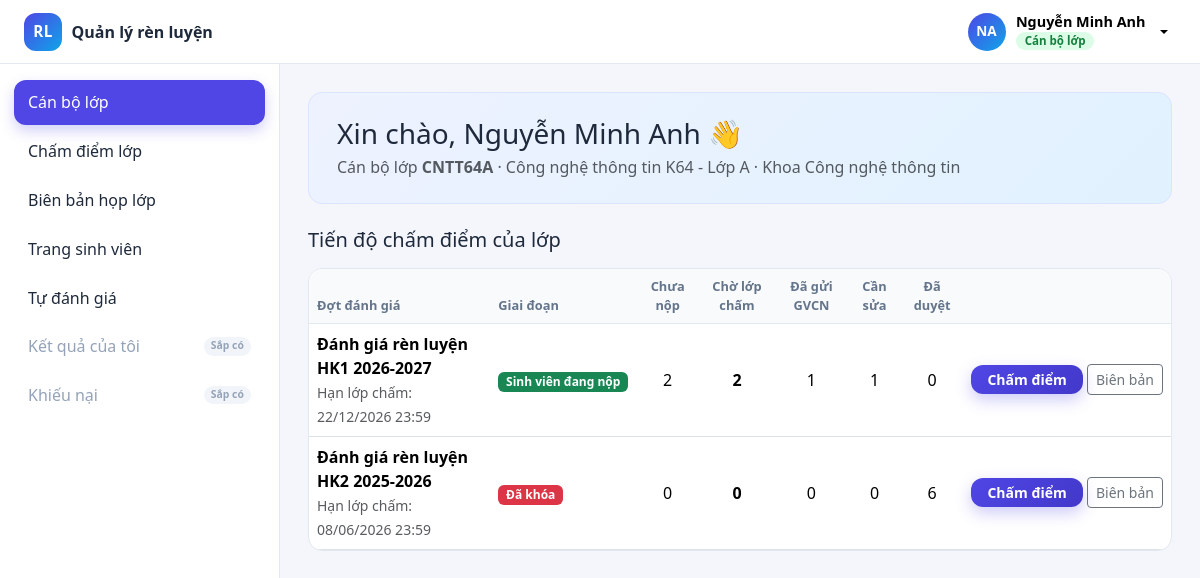
Screenshot of /class/dashboard (signed in) with the database file from the repository.
### tables this page shows
CREATE TABLE classes (
    id         INT UNSIGNED NOT NULL AUTO_INCREMENT,
    code       VARCHAR(30)  NOT NULL COMMENT 'Mã lớp',
    name       VARCHAR(150) NOT NULL,
    faculty_id INT UNSIGNED NOT NULL,
    cohort     VARCHAR(20)  NOT NULL COMMENT 'Khóa, ví dụ K64 (lọc thống kê theo khóa)',
    advisor_id INT UNSIGNED NULL COMMENT 'GVCN / cố vấn học tập (users, vai trò advisor)',
    monitor_id INT UNSIGNED NULL COMMENT 'Cán bộ lớp (students) - FK thêm ở cuối file',
    created_at TIMESTAMP    NOT NULL DEFAULT CURRENT_TIMESTAMP,
    updated_at TIMESTAMP    NOT NULL DEFAULT CURRENT_TIMESTAMP ON UPDATE CURRENT_TIMESTAMP,
    PRIMARY KEY (id),
    UNIQUE KEY uq_classes_code (code),
    KEY idx_classes_faculty (faculty_id),
    KEY idx_classes_cohort (cohort),
    KEY idx_classes_advisor (advisor_id),
    CONSTRAINT fk_classes_faculty FOREIGN KEY (faculty_id) REFERENCES faculties (id)
        ON UPDATE CASCADE ON DELETE RESTRICT,
    CONSTRAINT fk_classes_advisor FOREIGN KEY (advisor_id) REFERENCES users (id)
        ON UPDATE CASCADE ON DELETE SET NULL
);

CREATE TABLE faculties (
    id         INT UNSIGNED NOT NULL AUTO_INCREMENT,
    code       VARCHAR(20)  NOT NULL,
    name       VARCHAR(150) NOT NULL,
    created_at TIMESTAMP    NOT NULL DEFAULT CURRENT_TIMESTAMP,
    PRIMARY KEY (id),
    UNIQUE KEY uq_faculties_code (code)
);

CREATE TABLE evaluation_periods (
    id             INT UNSIGNED NOT NULL AUTO_INCREMENT,
    name           VARCHAR(150) NOT NULL,
    semester_id    INT UNSIGNED NOT NULL,
    framework_id   INT UNSIGNED NOT NULL COMMENT 'Khung điểm áp dụng cho đợt này',
    start_at       DATETIME     NOT NULL COMMENT 'Mốc 1: bắt đầu đợt',
    student_end_at DATETIME     NOT NULL COMMENT 'Mốc 2: hạn sinh viên nộp',
    class_end_at   DATETIME     NOT NULL COMMENT 'Mốc 3: hạn lớp chấm',
    advisor_end_at DATETIME     NOT NULL COMMENT 'Mốc 4: hạn GVCN duyệt',
    status         ENUM('open','locked') NOT NULL DEFAULT 'open',
    locked_at      DATETIME     NULL,
    note           VARCHAR(500) NULL,
    created_by     INT UNSIGNED NULL,
    created_at     TIMESTAMP    NOT NULL DEFAULT CURRENT_TIMESTAMP,
    updated_at     TIMESTAMP    NOT NULL DEFAULT CURRENT_TIMESTAMP ON UPDATE CURRENT_TIMESTAMP,
    PRIMARY KEY (id),
    KEY idx_periods_semester (semester_id),
    KEY idx_periods_framework (framework_id),
    KEY idx_periods_status_end (status, advisor_end_at),
    CONSTRAINT fk_periods_semester FOREIGN KEY (semester_id) REFERENCES semesters (id)
        ON UPDATE CASCADE ON DELETE RESTRICT,
    CONSTRAINT fk_periods_framework FOREIGN KEY (framework_id) REFERENCES criteria_frameworks (id)
        ON UPDATE CASCADE ON DELETE RESTRICT,
    CONSTRAINT fk_periods_creator FOREIGN KEY (created_by) REFERENCES users (id)
        ON UPDATE CASCADE ON DELETE SET NULL
);

### helpers/view.php (called while the page is built, shortened)
<?php
function e($value)
{
    return htmlspecialchars((string) $value, ENT_QUOTES | ENT_SUBSTITUTE, 'UTF-8');
}
function base_path()
{
    $dir = rtrim(str_replace('\\', '/', dirname($_SERVER['SCRIPT_NAME'] ?? '')), '/');
    return $dir;
}
function url($path = '')
{
    return base_path() . '/' . ltrim($path, '/');
}
function render_view($__file, $__data = [], $bare = false)
{
    extract($__data, EXTR_SKIP);
    require BASE_PATH . '/views/layouts/header.php';
    require BASE_PATH . '/views/' . $__file . '.php';
    require BASE_PATH . '/views/layouts/footer.php';
}

### core/Controller.php (called while the page is built, shortened)
<?php
class Controller
{
    protected function render($file, $data = [], $bare = false)
    {
        render_view($file, $data, $bare);
    }
    protected function requireLogin()
    {
        return Auth::user();
    }
    protected function requireRole($roles)
    {
        $user = $this->requireLogin();
        return $user;
    }
}

### controllers/ClassController.php (called while the page is built, shortened)
<?php
class ClassController extends Controller
{
    public function dashboard()
    {
        [$user, $student, $class] = $this->mine();
        $rows = [];
        foreach (Period::started() as $p) {
            $p['phase'] = Period::phase($p);
            $rows[] = ['period' => $p, 'summary' => Review::summary(Review::students($class['id'], $p['id']))];
        }
        $this->render('class/dashboard', ['pageTitle' => 'Khu vực cán bộ lớp', 'class' => $class, 'rows' => $rows]);
    }
    private function mine()
    {
        $user = $this->requireRole([ROLE_MONITOR]);
        $student = Student::findByUserId($user['id']);
        $class = $student ? Classroom::find($student['class_id']) : null;
        return [$user, $student, $class];
    }
}

### core/Router.php (called while the page is built, shortened)
<?php
class Router
{
    public static function path()
    {
        return trim($_GET['url'] ?? '', '/');
    }
    public static function dispatch()
    {
        $path = self::path();
        $parts = explode('/', $path);
        $method = lcfirst(self::studly($parts[1] ?? 'index'));
        $args   = array_slice($parts, 2);
        $controller = new $class();
        $controller->$method(...$args);
    }
    private static function studly($s)
    {
        return str_replace(' ', '', ucwords(str_replace('-', ' ', $s)));
    }
}

### public/index.php (called while the page is built)
<?php
require __DIR__ . '/../core/bootstrap.php';
Router::dispatch();

### core/Auth.php (called while the page is built, shortened)
<?php
class Auth
{
    public static function check()
    {
        return isset($_SESSION['user']);
    }
    public static function user()
    {
        return $_SESSION['user'] ?? null;
    }
}

### core/Database.php (called while the page is built)
<?php
class Database
{
    private static $pdo = null;
    public static function pdo()
    {
        if (self::$pdo === null) {
            $c = require BASE_PATH . '/config/database.php';
            $dsn = "mysql:host={$c['host']};port={$c['port']};dbname={$c['name']};charset=utf8mb4";
            self::$pdo = new PDO($dsn, $c['user'], $c['pass'], [
                PDO::ATTR_ERRMODE            => PDO::ERRMODE_EXCEPTION,
                PDO::ATTR_DEFAULT_FETCH_MODE => PDO::FETCH_ASSOC,
                PDO::ATTR_EMULATE_PREPARES   => false,
            ]);
        }
        return self::$pdo;
    }
}

### core/Model.php (called while the page is built, shortened)
<?php
class Model
{
    protected static function all($sql, $params = [])
    {
        $st = Database::pdo()->prepare($sql);
        $st->execute($params);
        return $st->fetchAll();
    }
    protected static function one($sql, $params = [])
    {
        $st = Database::pdo()->prepare($sql);
        $st->execute($params);
        $row = $st->fetch();
        return $row ?: null;
    }
}

### models/Classroom.php (called while the page is built, shortened)
<?php
class Classroom extends Model
{
    public static function find($id)
    {
        return self::one(
            'SELECT c.*, f.name AS faculty_name FROM classes c JOIN faculties f ON f.id = c.faculty_id WHERE c.id = ?',
            [$id]
        );
    }
}

### core/bootstrap.php (called while the page is built, shortened)
<?php
require BASE_PATH . '/helpers/view.php';
require BASE_PATH . '/helpers/format.php';
spl_autoload_register(function ($class) {
    foreach (['core', 'controllers', 'models'] as $dir) {
        $file = BASE_PATH . "/$dir/$class.php";
        if (is_file($file)) {
            return;
        }
    }
});

### config/database.php (called while the page is built)
<?php
return [
    'host' => '127.0.0.1',
    'port' => 3333,
    'name' => 'ql_ren_luyen',
    'user' => 'root',
    'pass' => '',
];

### models/Student.php (called while the page is built)
<?php
class Student extends Model
{
    public static function findByUserId($userId)
    {
        return self::one(
            'SELECT s.*, c.code AS class_code, c.cohort, f.name AS faculty_name
               FROM students s
               JOIN classes c   ON c.id = s.class_id
               JOIN faculties f ON f.id = c.faculty_id
              WHERE s.user_id = ?',
            [$userId]
        );
    }
}

### models/Period.php (called while the page is built, shortened)
<?php
class Period extends Model
{
    public static function started()
    {
        return self::all(self::SELECT . ' WHERE p.start_at <= ? ORDER BY p.start_at DESC, p.id DESC', [now_str()]);
    }
    public static function phase($p)
    {
        $now = now_str();
        if ($p['status'] === PERIOD_LOCKED) return 'locked';
        if ($now <= $p['student_end_at'])   return 'student';
        return 'ended';
    }
}

### models/Review.php (called while the page is built, shortened)
<?php
class Review extends Model
{
    public static function students($classId, $periodId)
    {
        return self::all(
            'SELECT s.id AS student_id, s.student_code, u.full_name, e.id AS evaluation_id, e.status, e.self_total,
                    e.class_total, e.advisor_total, e.final_total, e.rating, e.submitted_at
               FROM students s
               JOIN users u ON u.id = s.user_id
               LEFT JOIN evaluations e ON e.student_id = s.id AND e.period_id = ?
              WHERE s.class_id = ? AND s.status = ? ORDER BY s.student_code',
            [$periodId, $classId, 'studying']
        );
    }
    public static function summary($list)
    {
        $s = ['total' => count($list), 'not_started' => 0, 'draft' => 0, 'submitted' => 0,
              'class_graded' => 0, 'need_edit' => 0, 'approved' => 0];
        foreach ($list as $r) {
            if ($r['status'] === null)                     $s['not_started']++;
            elseif ($r['status'] === EVAL_DRAFT)           $s['draft']++;
            elseif ($r['status'] === EVAL_SUBMITTED)       $s['submitted']++;
            elseif ($r['status'] === EVAL_CLASS_GRADED)    $s['class_graded']++;
            elseif ($r['status'] === EVAL_NEED_EDIT)       $s['need_edit']++;
            else                                           $s['approved']++;
        }
        return $s;
    }
}

### views/class/dashboard.php (the view)
<section class="welcome-card">
    <h1 class="h3 mb-1">Xin chào, <?= e(Auth::user()['full_name']) ?> 👋</h1>
    <p class="mb-0 text-muted">Cán bộ lớp <strong><?= e($class['code']) ?></strong> · <?= e($class['name']) ?> · <?= e($class['faculty_name']) ?></p>
</section>
<h2 class="h5 mt-4 mb-3">Tiến độ chấm điểm của lớp</h2>
<?php if (!$rows): ?>
    <div class="alert alert-info">Chưa có đợt đánh giá nào.</div>
<?php else: ?>
    <div class="table-card">
        <table class="table align-middle mb-0">
            <thead>
            <tr><th>Đợt đánh giá</th><th>Giai đoạn</th><th class="text-center">Chưa nộp</th><th class="text-center">Chờ lớp chấm</th>
                <th class="text-center">Đã gửi GVCN</th><th class="text-center">Cần sửa</th><th class="text-center">Đã duyệt</th><th></th></tr>
            </thead>
            <tbody>
            <?php foreach ($rows as $r): $s = $r['summary']; $p = $r['period']; ?>
                <tr>
                    <td><div class="fw-semibold"><?= e($p['name']) ?></div><small class="text-muted">Hạn lớp chấm: <?= e(fmt_datetime($p['class_end_at'])) ?></small></td>
                    <td><?= phase_badge($p['phase']) ?></td>
                    <td class="text-center"><?= $s['not_started'] + $s['draft'] ?></td>
                    <td class="text-center fw-semibold"><?= $s['submitted'] ?></td>
                    <td class="text-center"><?= $s['class_graded'] ?></td>
                    <td class="text-center"><?= $s['need_edit'] ?></td>
                    <td class="text-center"><?= $s['approved'] ?></td>
                    <td class="text-end text-nowrap">
                        <a class="btn btn-brand btn-sm px-3" href="<?= e(url('class/students/' . $p['id'])) ?>">Chấm điểm</a>
                        <a class="btn btn-outline-secondary btn-sm" href="<?= e(url('minute/show/' . $p['id'])) ?>">Biên bản</a>
                    </td>
                </tr>
            <?php endforeach; ?>
            </tbody>
        </table>
    </div>
<?php endif; ?>

### public/css/style.css (style rules this page uses)
:root { --brand: #4f46e5; --brand-dark: #4338ca; --brand-soft: #eef2ff; --accent: #0ea5e9; --ink: #1e293b; --muted: #64748b; --line: #e2e8f0; --bg: #f4f6fb; --radius: 14px; --topbar-h: 64px; }
body { font-family: "Segoe UI", system-ui, -apple-system, Roboto, Arial, sans-serif; color: var(--ink); background: var(--bg); }
.btn-brand { background: linear-gradient(135deg, var(--brand), var(--brand-dark)); border: 0; color: #fff; font-weight: 600; border-radius: 12px; box-shadow: 0 6px 16px rgba(79, 70, 229, .28); transition: transform .15s ease, box-shadow .15s ease, filter .15s ease; }
.welcome-card { background: linear-gradient(135deg, #eef2ff 0%, #e0f2fe 100%); border: 1px solid #dbe4ff; border-radius: var(--radius); padding: 1.5rem 1.75rem; }
.table-card, .card-block { background: #fff; border: 1px solid var(--line); border-radius: var(--radius); overflow: hidden; }
.table-card thead th, .score-table thead th { background: #f8fafc; color: var(--muted); font-size: .8rem; font-weight: 600; text-transform: none; border-bottom: 1px solid var(--line); }
.table-card .table, .score-table { --bs-table-bg: transparent; }

### rows the page displays
classes: code "CNTT64A", name "Công nghệ thông tin K64 - Lớp A", faculty.name "Khoa Công nghệ thông tin"
evaluation_periods: name "Đánh giá rèn luyện HK1 2026-2027", class_end_at "22/12/2026 23:59"
evaluation_periods: name "Đánh giá rèn luyện HK2 2025-2026", class_end_at "08/06/2026 23:59"

### other values shown
initials($user['full_name']) "NA"
$user['full_name'] "Nguyễn Minh Anh"
ROLE_LABELS[$user['role']] "Cán bộ lớp"
$label "Cán bộ lớp"
$label "Chấm điểm lớp"
$label "Biên bản họp lớp"
$label "Trang sinh viên"
$label "Tự đánh giá"
$label "Kết quả của tôi"
$label "Khiếu nại"
Auth::user()['full_name'] "Nguyễn Minh Anh"
$text "Sinh viên đang nộp"
$s['not_started'] + $s['draft'] "2"
$s['submitted'] "2"
$s['class_graded'] "1"
